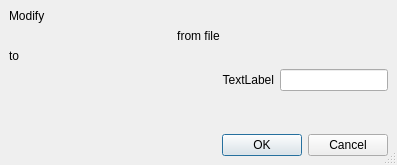
<ui version="4.0" >
 <class>FileModifier</class>
 <widget class="QDialog" name="FileModifier" >
  <property name="geometry" >
   <rect>
    <x>0</x>
    <y>0</y>
    <width>397</width>
    <height>165</height>
   </rect>
  </property>
  <property name="windowTitle" >
   <string>Dialog</string>
  </property>
  <property name="sizeGripEnabled" >
   <bool>true</bool>
  </property>
  <layout class="QGridLayout" >
   <property name="margin" >
    <number>9</number>
   </property>
   <property name="spacing" >
    <number>6</number>
   </property>
   <item row="1" column="0" >
    <spacer>
     <property name="orientation" >
      <enum>Qt::Vertical</enum>
     </property>
     <property name="sizeHint" >
      <size>
       <width>20</width>
       <height>40</height>
      </size>
     </property>
    </spacer>
   </item>
   <item row="0" column="0" >
    <layout class="QGridLayout" >
     <property name="margin" >
      <number>0</number>
     </property>
     <property name="spacing" >
      <number>6</number>
     </property>
     <item row="2" column="0" >
      <widget class="QLabel" name="labelTo" >
       <property name="text" >
        <string>to</string>
       </property>
      </widget>
     </item>
     <item row="3" column="0" >
      <layout class="QHBoxLayout" >
       <property name="margin" >
        <number>0</number>
       </property>
       <property name="spacing" >
        <number>6</number>
       </property>
       <item>
        <widget class="QLabel" name="labelToFile" >
         <property name="sizePolicy" >
          <sizepolicy>
           <hsizetype>7</hsizetype>
           <vsizetype>5</vsizetype>
           <horstretch>0</horstretch>
           <verstretch>0</verstretch>
          </sizepolicy>
         </property>
         <property name="text" >
          <string>TextLabel</string>
         </property>
         <property name="alignment" >
          <set>Qt::AlignRight|Qt::AlignTrailing|Qt::AlignVCenter</set>
         </property>
        </widget>
       </item>
       <item>
        <widget class="QLineEdit" name="editToFile" >
         <property name="sizePolicy" >
          <sizepolicy>
           <hsizetype>5</hsizetype>
           <vsizetype>0</vsizetype>
           <horstretch>0</horstretch>
           <verstretch>0</verstretch>
          </sizepolicy>
         </property>
        </widget>
       </item>
      </layout>
     </item>
     <item row="1" column="0" >
      <widget class="QLabel" name="labelFromFile" >
       <property name="text" >
        <string>from file</string>
       </property>
       <property name="alignment" >
        <set>Qt::AlignCenter</set>
       </property>
      </widget>
     </item>
     <item row="0" column="0" >
      <widget class="QLabel" name="labelModify" >
       <property name="text" >
        <string>Modify</string>
       </property>
      </widget>
     </item>
    </layout>
   </item>
   <item row="2" column="0" >
    <widget class="QDialogButtonBox" name="buttonBox" >
     <property name="orientation" >
      <enum>Qt::Horizontal</enum>
     </property>
     <property name="standardButtons" >
      <set>QDialogButtonBox::Cancel|QDialogButtonBox::NoButton|QDialogButtonBox::Ok</set>
     </property>
    </widget>
   </item>
  </layout>
 </widget>
 <resources/>
 <connections>
  <connection>
   <sender>buttonBox</sender>
   <signal>accepted()</signal>
   <receiver>FileModifier</receiver>
   <slot>accept()</slot>
   <hints>
    <hint type="sourcelabel" >
     <x>248</x>
     <y>254</y>
    </hint>
    <hint type="destinationlabel" >
     <x>157</x>
     <y>274</y>
    </hint>
   </hints>
  </connection>
  <connection>
   <sender>buttonBox</sender>
   <signal>rejected()</signal>
   <receiver>FileModifier</receiver>
   <slot>reject()</slot>
   <hints>
    <hint type="sourcelabel" >
     <x>316</x>
     <y>260</y>
    </hint>
    <hint type="destinationlabel" >
     <x>286</x>
     <y>274</y>
    </hint>
   </hints>
  </connection>
 </connections>
</ui>
